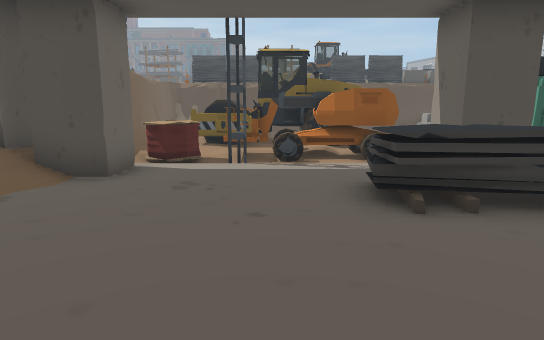
[1] (above)

20 first-person views from a walk through a 3-D level made in the Unity game engine. The camera is 1.2 m above the floor, tilts 10° down and sees 75° across. The floor is counted in squares, 1 m on a side. Each view is taken from the middle of a square. On the plan, view 1 faces up. The plan holds only what a view shows up to about 14 squares ahead; the rest is blank. The place goes on beyond the plan. The player character is not drawn.

[2]
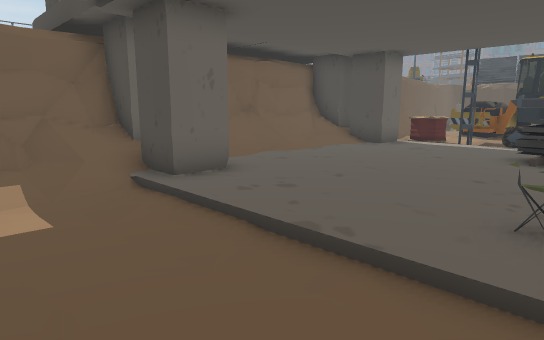

[3]
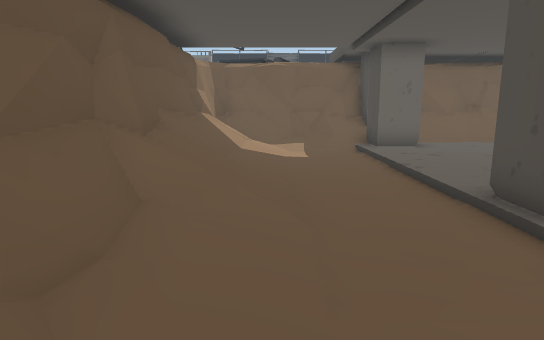

[4]
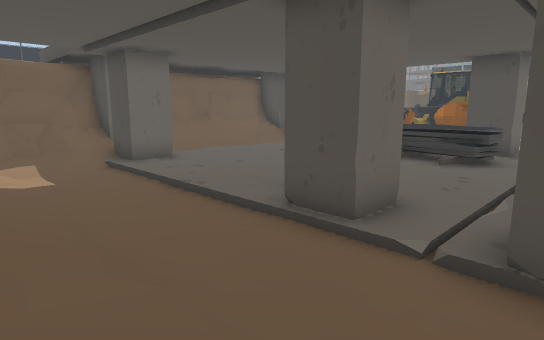

[5]
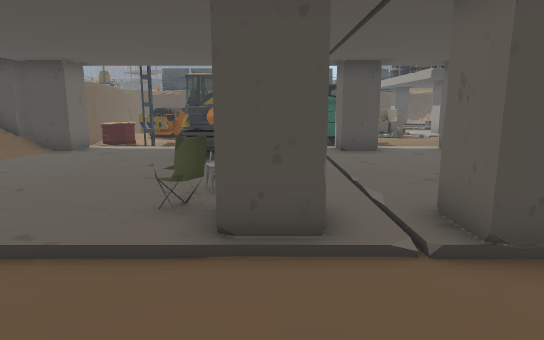

[6]
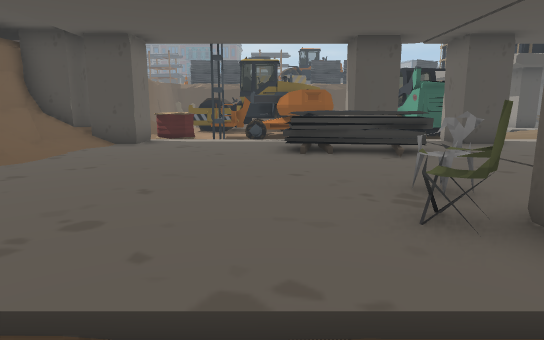

[7]
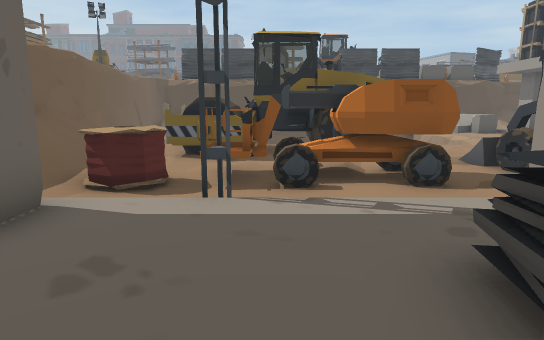

[8]
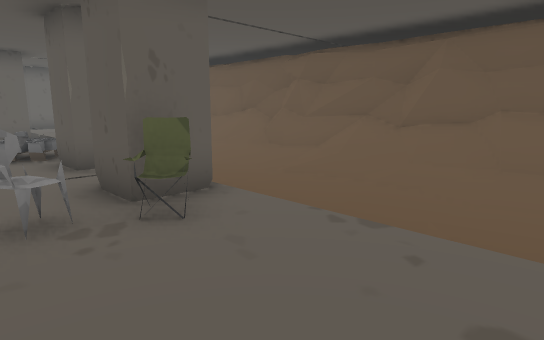

[9]
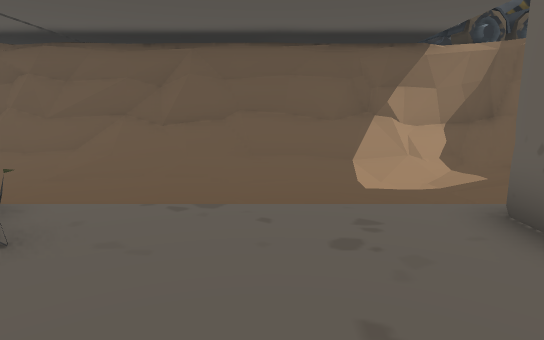

[10]
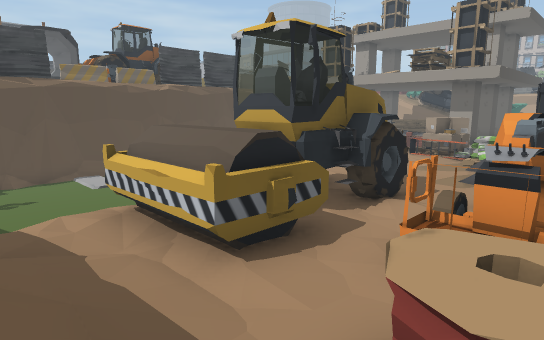

[11]
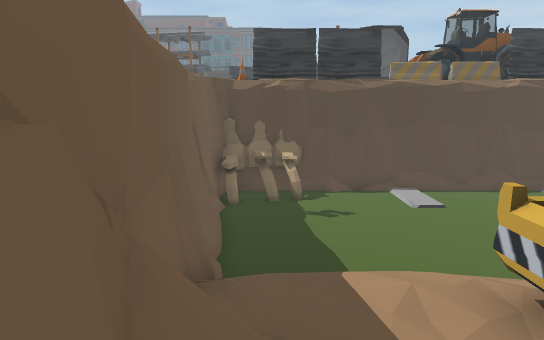

[12]
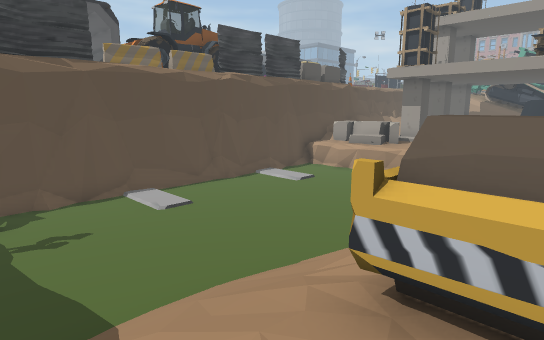

[13]
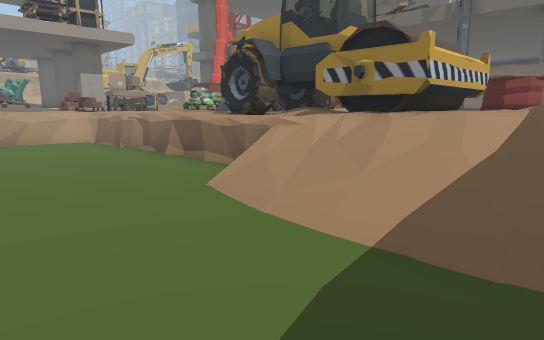

[14]
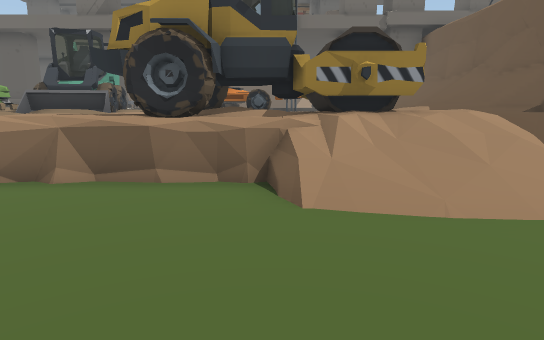

[15]
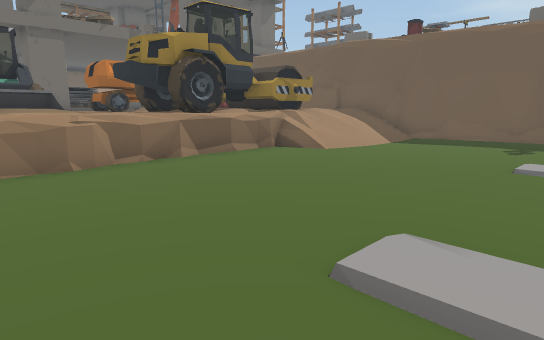

[16]
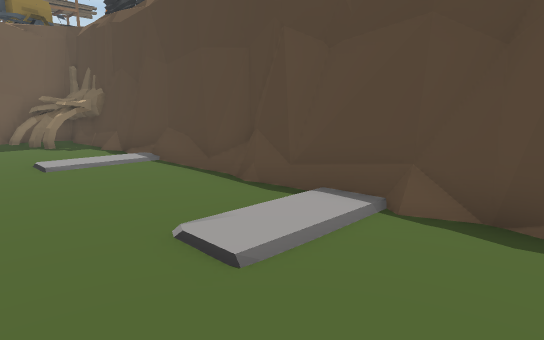

[17]
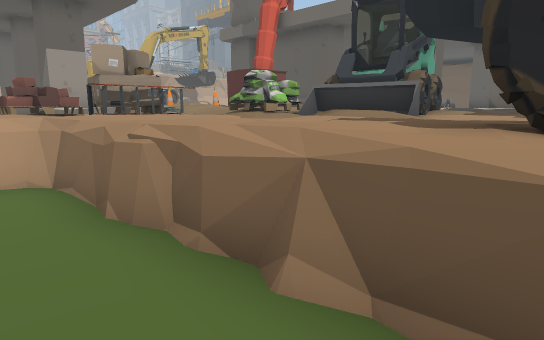

[18]
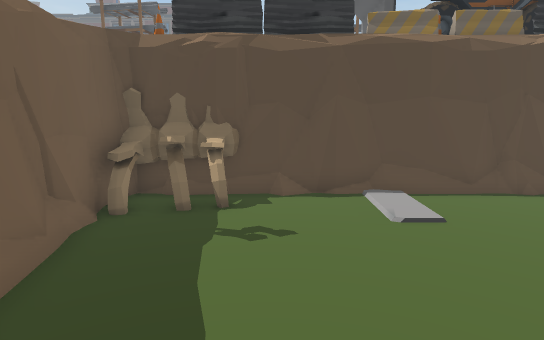

[19]
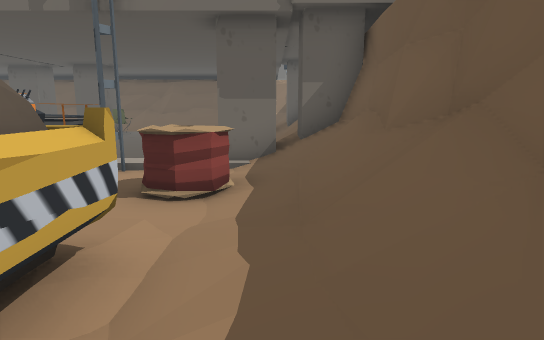

[20]
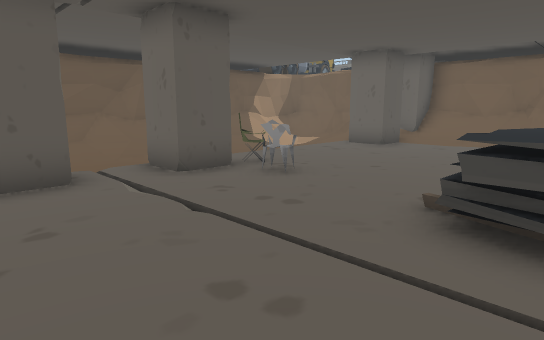

### Floor plan
Key: @ floor where view 1 was taken; # wall or solid block; . main floor; : floor 0.25 m higher than the main floor; - floor 0.25 m lower than the main floor; _ floor 1 m lower than the main floor; < floor 1.25 m lower than the main floor; + floor 2.75 m higher than the main floor; * floor 3 m higher than the main floor; / step, stairs or slope; = window, fence, low wall or low ledge; ^ raised ledge; v drop or lower ground; O other object.
Columns run from 10 left of view 1 to 8 right of it. Each row starts with its distance up from view 1.
 31           O#
 30           O#
 29           ##O####O
 28            #O# ##O
 27     O     O+O
 26     OOO####O######
 25 O  vOOO############
 24 OO*OOOO<<<_<<<<<<<<
 23    #<<<<<<_<<<<_<<<
 22    #<<<<<<<<<<<<<<<
 21    #<<<<<<<<<<<<<<<
 20    v<<<<<<<<<<<<<<<
 19    v=<<<<<<<<<<<<<<
 18     #//////<<<<<<<<
 17     v//////<<<<<=<=
 16     v///O//v-v----#
 15     #//OOOOOOO-----
 14     =//OOOOOOOO----
 13     =//OOOOOOOO--..
 12     =//OOO-OO--..O
 11     =//--OO.OO-OOOO
 10     =/.OOOOOOO-OOO
  9     =/.O#OOOOO.OOO
  8   =^=//--O----O#OO
  7  OO OO#O.....O#OOOO
  6  O  ####.... #O###O
  5     #//.... OOOO...
  4     #//....#OOOO...
  3     #/.............
  2     #/.............
  1     #/.............
  0     #O....@..O.....
 -1   # OO#O.....OOO#OO
 -2  ##=#O##.....#OOOO
 -3     #//-----------
 -4     =#/----------
 -5     #=/.....///..//
 -6     #//////////:///
 -7     +##############
 -8        ##^^^^^^^###
 -9   OOOO
-10   OOOO
-11      O

Positions as (right, up) in squares from view 1, and headings:
1: (0, 0), facing up
2: (3, -5), facing up-left
3: (8, -5), facing left
4: (7, -6), facing up-left
5: (4, -6), facing up
6: (1, -4), facing up
7: (0, 3), facing up
8: (-1, 1), facing down-right
9: (0, 2), facing down
10: (-5, 9), facing up-right
11: (-5, 12), facing up
12: (-5, 14), facing up-right
13: (-5, 21), facing down-right
14: (0, 22), facing down
15: (8, 24), facing down-left
16: (8, 21), facing up-left
17: (2, 18), facing down-right
18: (-3, 16), facing up
19: (-4, 15), facing down
20: (8, 5), facing down-left
